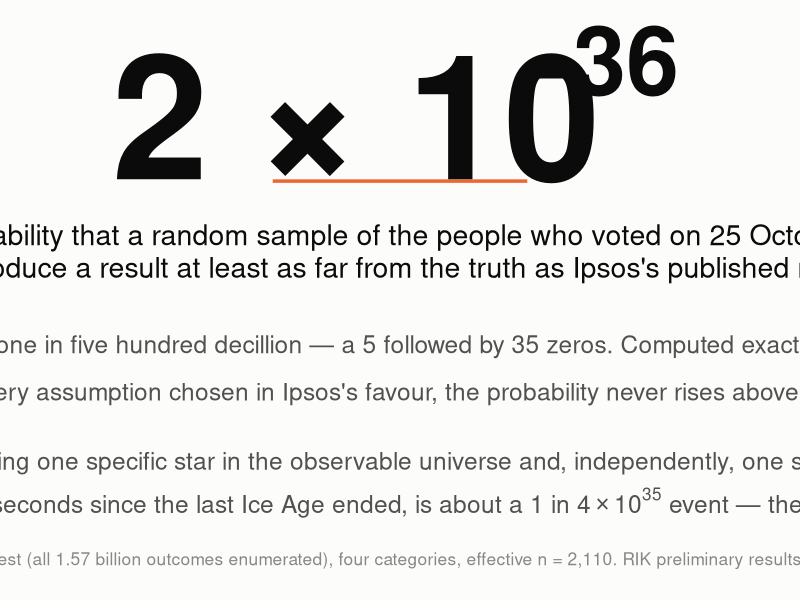
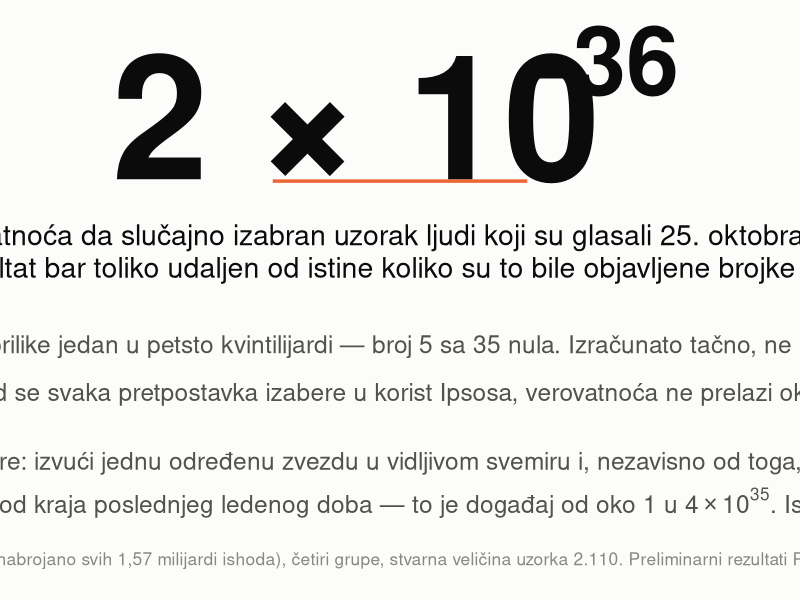

Write R code to recreate these figures, in order.
# Renders the two large-type "hero" cards used at the top of README.md
# (_img/hero_en_v5.png and _img/hero_sr_v5.png). Run from the repository root:
#   Rscript make_hero_figures.R
# Powers of ten are typeset with plotmath (parse = TRUE), not with Unicode
# superscript characters: most fonts lack native glyphs for several of those
# characters and fall back to another font, so "10⁻³⁶" can render as "10⁻³ ⁶".
# The file names carry a version suffix because GitHub caches README images by path.
library(ggplot2)

# lines: list of list(y, label, size, colour, parse, bold, x, hjust)
hero <- function(file, lines) {
  g <- ggplot() + xlim(-1, 1) + ylim(-0.22, 0.95) + theme_void() +
    theme(plot.background = element_rect(fill = "#fcfcfb", colour = NA)) +
    annotate("segment", x = -0.35, xend = 0.35, y = 0.62, yend = 0.62, colour = "#eb6834", linewidth = 1.2)
  for (l in lines)
    g <- g + annotate("text", x = if (is.null(l$x)) 0 else l$x, y = l$y, hjust = if (is.null(l$hjust)) 0.5 else l$hjust, label = l$label, size = l$size, colour = l$colour,
                      fontface = if (isTRUE(l$bold)) "bold" else "plain", parse = isTRUE(l$parse), lineheight = 0.95)
  ggsave(file, g, width = 12, height = 7.2, dpi = 150, bg = "#fcfcfb")
}

ink <- "#0b0b0b"; grey <- "#52514e"; muted <- "#898781"

hero("_img/hero_en_v5.png", list(
  # headline as plain bold text: "2 × 10" plus a hand-placed bold exponent (plotmath cannot do bold Helvetica)
  list(y = 0.76, x = -0.12, label = "2 × 10", size = 44, colour = ink, bold = TRUE),
  list(y = 0.88, x = 0.325, label = "−36", size = 24, colour = ink, bold = TRUE, hjust = 0),
  list(y = 0.47, size = 7.2, colour = ink,
       label = "The probability that a random sample of the people who voted on 25 October 2026\nwould produce a result at least as far from the truth as Ipsos's published numbers."),
  list(y = 0.27, size = 6.2, colour = grey,
       label = "In words: about one in five hundred decillion — a 5 followed by 35 zeros. Computed exactly, not estimated."),
  list(y = 0.17, size = 6.2, colour = grey, parse = TRUE,
       label = "'Even with every assumption chosen in Ipsos\\'s favour, the probability never rises above about '*10^-30*'.'"),
  list(y = 0.02, size = 6.2, colour = grey,
       label = "For scale: picking one specific star in the observable universe and, independently, one specific second"),
  list(y = -0.07, size = 6.2, colour = grey, parse = TRUE,
       label = "'from all the seconds since the last Ice Age ended, is about a 1 in '*4 %*% 10^35*' event — the same odds.'"),
  list(y = -0.19, size = 4.4, colour = muted,
       label = "Exact multinomial test (all 1.57 billion outcomes enumerated), four categories, effective n = 2,110. RIK preliminary results, 31 October 2026.")
))

hero("_img/hero_sr_v5.png", list(
  # headline as plain bold text: "2 × 10" plus a hand-placed bold exponent (plotmath cannot do bold Helvetica)
  list(y = 0.76, x = -0.12, label = "2 × 10", size = 44, colour = ink, bold = TRUE),
  list(y = 0.88, x = 0.325, label = "−36", size = 24, colour = ink, bold = TRUE, hjust = 0),
  list(y = 0.47, size = 7.2, colour = ink,
       label = "Verovatnoća da slučajno izabran uzorak ljudi koji su glasali 25. oktobra 2026.\ndâ rezultat bar toliko udaljen od istine koliko su to bile objavljene brojke Ipsosa."),
  list(y = 0.27, size = 6.2, colour = grey,
       label = "Rečima: otprilike jedan u petsto kvintilijardi — broj 5 sa 35 nula. Izračunato tačno, ne procenjeno."),
  list(y = 0.17, size = 6.2, colour = grey, parse = TRUE,
       label = "'Čak i kad se svaka pretpostavka izabere u korist Ipsosa, verovatnoća ne prelazi oko '*10^-30*'.'"),
  list(y = 0.02, size = 6.2, colour = grey,
       label = "Za osećaj razmere: izvući jednu određenu zvezdu u vidljivom svemiru i, nezavisno od toga, jednu određenu"),
  list(y = -0.07, size = 6.2, colour = grey, parse = TRUE,
       label = "'sekundu od kraja poslednjeg ledenog doba — to je događaj od oko 1 u '*4 %*% 10^35*'. Iste šanse.'"),
  list(y = -0.19, size = 4.4, colour = muted,
       label = "Tačan multinomni test (nabrojano svih 1,57 milijardi ishoda), četiri grupe, stvarna veličina uzorka 2.110. Preliminarni rezultati RIK-a, 31. oktobar 2026.")
))
